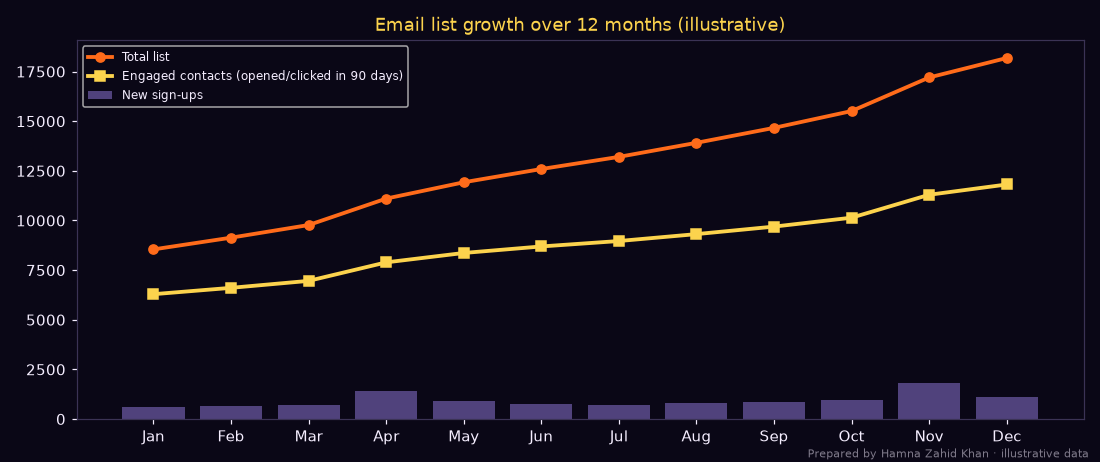

Write Python code to recreate this figure.
# Model 12 months of email list growth and decay: new opt-ins, unsubscribes, bounces and
# inactive contacts, and chart the result. Prepared by Hamna Zahid Khan, Junior Lecturer.
# Illustrative figures for a Karachi online bookstore.
import matplotlib
matplotlib.use("Agg")
import matplotlib.pyplot as plt

BG, FIRE, GOLD, VIOLET, EMBER, TEXT = "#0A0716", "#FF6B1A", "#FCD34D", "#A78BFA", "#F43F5E", "#F5EEFF"
start = 8_000
signups = [600, 650, 700, 1_400, 900, 750, 700, 800, 850, 950, 1_800, 1_100]   # Apr = Ramadan offer, Nov = 11.11
UNSUB, BOUNCE, DECAY = 0.004, 0.003, 0.030    # monthly rates: unsubscribes, hard bounces, contacts going inactive
months = ["Jan", "Feb", "Mar", "Apr", "May", "Jun", "Jul", "Aug", "Sep", "Oct", "Nov", "Dec"]

size, active, sizes, actives = start, start * 0.75, [], []
print(f"{'Month':<6}{'New':>6}{'Lost':>7}{'List':>8}{'Engaged':>9}")
for m, new in zip(months, signups):
    lost = round(size * (UNSUB + BOUNCE))
    size = size + new - lost
    active = active * (1 - DECAY - UNSUB - BOUNCE) + new * 0.85
    sizes.append(size); actives.append(active)
    print(f"{m:<6}{new:>6}{lost:>7}{size:>8,}{active:>9,.0f}")
growth = (sizes[-1] - start) / start * 100
print(f"\nNet list growth in the year: {growth:.1f}%  |  engaged share at year end: {actives[-1] / sizes[-1]:.0%}")
print("Lesson: list size grows, but without re-engagement campaigns the engaged share slowly falls.")

fig, ax = plt.subplots(figsize=(10, 4.2), facecolor=BG); ax.set_facecolor(BG)
ax.plot(months, sizes, color=FIRE, lw=2.5, marker="o", label="Total list")
ax.plot(months, actives, color=GOLD, lw=2.5, marker="s", label="Engaged contacts (opened/clicked in 90 days)")
ax.bar(months, signups, color=VIOLET, alpha=.45, label="New sign-ups")
ax.set_title("Email list growth over 12 months (illustrative)", color=GOLD)
ax.tick_params(colors=TEXT)
for s in ax.spines.values(): s.set_color("#3b3355")
ax.legend(facecolor=BG, labelcolor=TEXT, fontsize=8, loc="upper left")
fig.text(0.99, 0.01, "Prepared by Hamna Zahid Khan · illustrative data", color=TEXT, alpha=0.5, ha="right", fontsize=7)
plt.tight_layout(); plt.savefig("session-01_list_growth.png", dpi=110, facecolor=BG)
print("Saved session-01_list_growth.png")
